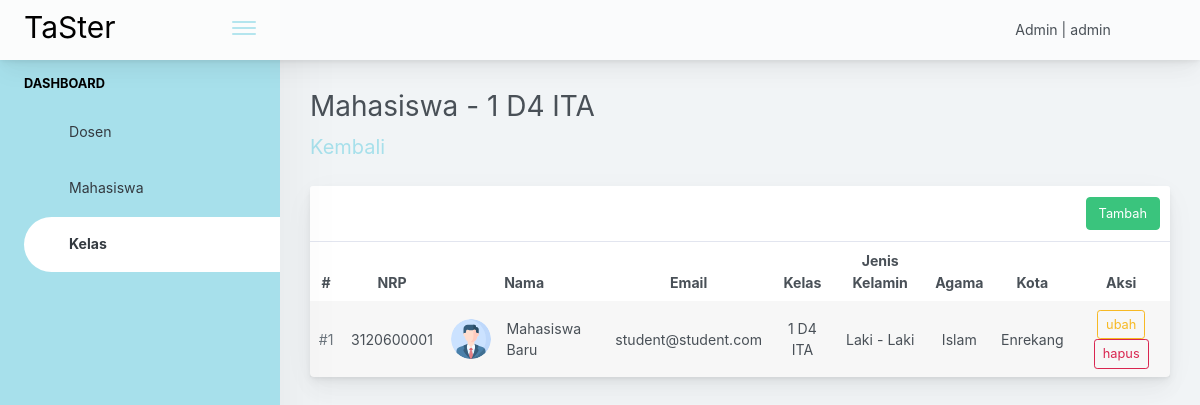
The app's page /pages/admin/class-student.php?id=18&nama=1 D4 ITA (signed in) with its own data.
### tables this page shows
CREATE TABLE `user` (
  `nrp_nip` varchar(18) NOT NULL,
  `nama` varchar(100) NOT NULL,
  `email` varchar(100) NOT NULL,
  `password` varchar(100) NOT NULL,
  `jenisKelamin` varchar(100) DEFAULT NULL,
  `agama` varchar(100) DEFAULT NULL,
  `kota` varchar(100) DEFAULT NULL,
  `kelasID` varchar(100) DEFAULT NULL,
  `role` varchar(10) DEFAULT NULL,
  `foto` varchar(100) DEFAULT NULL,
  PRIMARY KEY (`nrp_nip`),
  UNIQUE KEY `user_un` (`email`),
  KEY `user_nrp_nip_IDX` (`nrp_nip`,`nama`,`email`,`password`,`kelasID`,`jenisKelamin`,`agama`,`kota`) USING BTREE
);

CREATE TABLE `kelas` (
  `id` int NOT NULL AUTO_INCREMENT,
  `nama` varchar(100) NOT NULL,
  PRIMARY KEY (`id`)
);

### common/getImg.php (called while the page is built)
<?php
    function image($nrp){
        include 'connection.php';
        $query = "SELECT * FROM user WHERE nrp_nip='$nrp'";
        $result = mysqli_query($conn, $query);
        $user = mysqli_fetch_assoc($result);
        $foto = '';
        if($user['role'] == "Admin")
            $foto = '../../public/img/profileAdmin.svg';
        else{
            if($user['foto'] == ''){
                if($user['jenisKelamin'] == "Perempuan")
                    $foto = '../../public/img/profileWoman.svg';
                else
                    $foto = '../../public/img/profileMan.svg';
            } else
                $foto = '../../public/img/'.$user['foto'];
        }
        return $foto;
    }
?>

### pages/admin/class-student.php (the view, shortened to what this page needs)
<?php
    if ($_SESSION['role'] != "Admin") {
        header("Location: ../../index.php");
        exit;
    } else {
        include '../../common/getImg.php';
        $id = $_GET['id'];
        $className = $_GET['nama'];
        $role = $_SESSION['role'];
        $nama = $_SESSION['nama'];
        $userID = $_SESSION['id'];
        include '../../common/connection.php';
        $query = "SELECT nrp_nip, U.nama nama, email, jenisKelamin, agama, kota, kelasID, K.id, K.nama kelas FROM user U, kelas K WHERE U.kelasID=$id AND U.kelasID=K.id AND role='Mahasiswa' AND U.kelasID=$id";
        $result = mysqli_query($conn, $query);
    }
?>
<!doctype html>
<html lang="en">
<head>
    <link rel="stylesheet" href="https://pro.fontawesome.com/releases/v5.10.0/css/all.css"
 />
    <link rel="stylesheet"
        href="https://maxst.icons8.com/vue-static/landings/line-awesome/line-awesome/1.3.0/css/line-awesome.min.css">
    <link rel="stylesheet"
        href="https://maxst.icons8.com/vue-static/landings/line-awesome/font-awesome-line-awesome/css/all.min.css">
    <link href="../../assets/css/main.css" rel="stylesheet" />
    <link href="../../assets/css/admin-card.css" rel="stylesheet">
</head>
<body>
    <div class="app-container app-theme-white body-tabs-shadow fixed-sidebar fixed-header">
        <div class="app-header header-shadow">
            <div class="app-header__logo">
                <div class="logo-src"><a href="index.php">TaSter</a></div>
                <div class="header__pane ml-auto">
                    <div>
                        <button type="button" class="hamburger close-sidebar-btn hamburger--elastic"
                            data-class="closed-sidebar">
                            <span class="hamburger-box">
                                <span class="hamburger-inner"></span>
                            </span>
                        </button>
                    </div>
                </div>
            </div>
            <div class="app-header__content">
                <div class="app-header-right">
                    <div class="header-btn-lg pr-0">
                        <div class="widget-content p-0">
                            <div class="widget-content-wrapper">
                                <div class="widget-content-left">
                                    <div class="btn-group d-flex align-items-center justify-content-between">
                                        <span class="col-10"
                                            style="width: 300px;text-align: right;"><?= $role.' | '.$nama; ?></span>
                                        <a data-toggle="dropdown" aria-haspopup="true" aria-expanded="false"
                                            class="p-0 btn col-2">
                                            <img width="42" class="rounded-circle" src="<?php echo image($userID); ?>"
                                        </a>
                                    </div>
                                </div>
                            </div>
                        </div>
                    </div>
                </div>
            </div>
        </div>
        <div class="app-main">
            <div class="app-sidebar sidebar-shadow">
                <div class="scrollbar-sidebar">
                    <div class="app-sidebar__inner">
                        <ul class="vertical-nav-menu">
                            <li class="app-sidebar__heading">Dashboard</li>
                            <li>
                                <a href="lecture.php" class="">
                                    <i class="las la-user-tie"></i> Dosen
                                </a>
                                <a href="student.php" class="">
                                    <i class="las la-graduation-cap"></i> Mahasiswa
                                </a>
                                <a href="class.php" class="mm-active">
                                    <i class="las la-university"></i> Kelas
                                </a>
                            </li>
                        </ul>
                    </div>
                </div>
            </div>
            <div class="app-main__outer">
                <div class="app-main__inner">
                    <header>
                        <h3>Mahasiswa - <?= $className; ?></h3>
                    </header>
                    <span class="mb-4 back d-flex justify-content-start">
                        <a href="class-inner.php?id=<?= $id; ?>&nama=<?= $className; ?>">Kembali</a>
                    </span>
                    <div class="row">
                        <div class="col-md-12">
                            <div class="main-card mb-3 card">
                                <div class="card-header">
                                    <div class="btn-actions-pane-right">
                                        <div role="group" class="btn-group-sm btn-group">
                                            <a href="class-student-add.php?classID=<?= $id; ?>&nama=<?= $className; ?>"><button
                                                    class="active btn btn-outline-success">Tambah</button></a>
                                        </div>
                                    </div>
                                </div>
                                <?php if(mysqli_num_rows($result) == 0) : ?>
                                <center>Belum ada Data</center>
                                <?php else : ?>
                                <div class="table-responsive">
                                    <table class="align-middle mb-0 table table-borderless table-striped table-hover">
                                        <thead>
                                            <tr>
                                                <th class="text-center">#</th>
                                                <th class="text-center">NRP</th>
                                                <th class="text-center">Nama</th>
                                                <th class="text-center">Email</th>
                                                <th class="text-center">Kelas</th>
                                                <th class="text-center">Jenis Kelamin</th>
                                                <th class="text-center">Agama</th>
                                                <th class="text-center">Kota</th>
                                                <th class="text-center">Aksi</th>
                                            </tr>
                                        </thead>
                                        <tbody>
                                            <?php $i=1; ?>
                                            <?php foreach($result as $user) : ?>
                                            <tr>
                                                <td class="text-center text-muted">#<?= $i; ?></td>
                                                <td class="text-center"><?= $user['nrp_nip']; ?></td>
                                                <td>
                                                    <div class="widget-content p-0">
                                                        <div class="widget-content-wrapper">
                                                            <div class="widget-content-left mr-3">
                                                                <div class="widget-content-left">
                                                                    <img width="40" class="rounded-circle"
                                                                        src="<?php echo image($user['nrp_nip']); ?>"
                                                                        alt="">
                                                                </div>
                                                            </div>
                                                            <div class="widget-content-left flex2">
                                                                <div><?= $user['nama']; ?></div>
                                                            </div>
                                                        </div>
                                                    </div>
                                                </td>
                                                <td><?= $user['email']; ?></td>
                                                <td class="text-center"><?= $user['kelas']; ?></td>
                                                <td class="text-center"><?= $user['jenisKelamin']; ?></td>
                                                <td class="text-center"><?= $user['agama']; ?></td>
                                                <td class="text-center"><?= $user['kota']; ?></td>
                                                <td class="text-center">
                                                    <a
                                                        href="class-student-edit.php?nrp=<?= $user['nrp_nip']; ?>&classID=<?= $id; ?>&nama=<?= $className; ?>"><button
                                                            type="button" id="PopoverCustomT-1"
                                                            class="btn btn-outline-warning btn-sm">ubah</button></a>
                                                    <a
                                                        href="../../controller/admin/class-student-del.php?nrp=<?= $user['nrp_nip']; ?>&classID=<?= $id; ?>&nama=<?= $className; ?>"><button
                                                            type="button" id="PopoverCustomT-1"
                                                            class="btn btn-outline-danger btn-sm">hapus</button></a>
                                                </td>
                                            </tr>
                                            <?php $i++; ?>
                                            <?php endforeach; ?>
                                        </tbody>
                                    </table>
                                </div>
                                <?php endif; ?>
                            </div>
                        </div>
                    </div>
                </div>
            </div>

### records on screen
user: nrp_nip "3120600001", nama "Mahasiswa Baru", email "student@student.com", kelasID.nama "1 D4 ITA", jenisKelamin "Laki - Laki", agama "Islam", kota "Enrekang"

### other values on screen
$role "Admin"
$nama "admin"
$className "1 D4 ITA"
